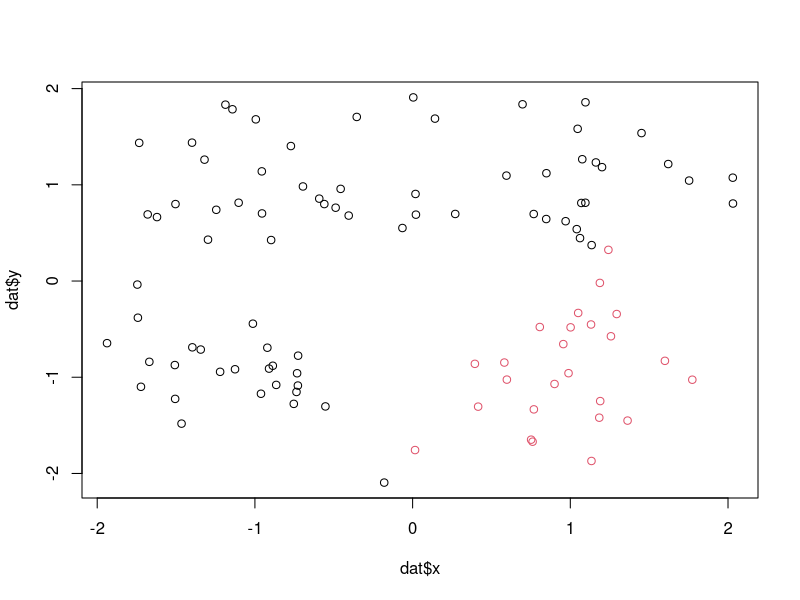
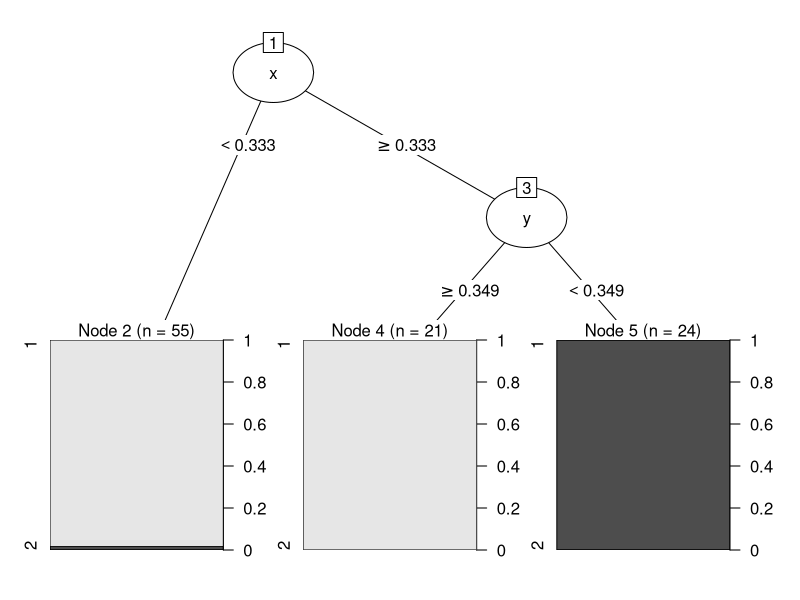
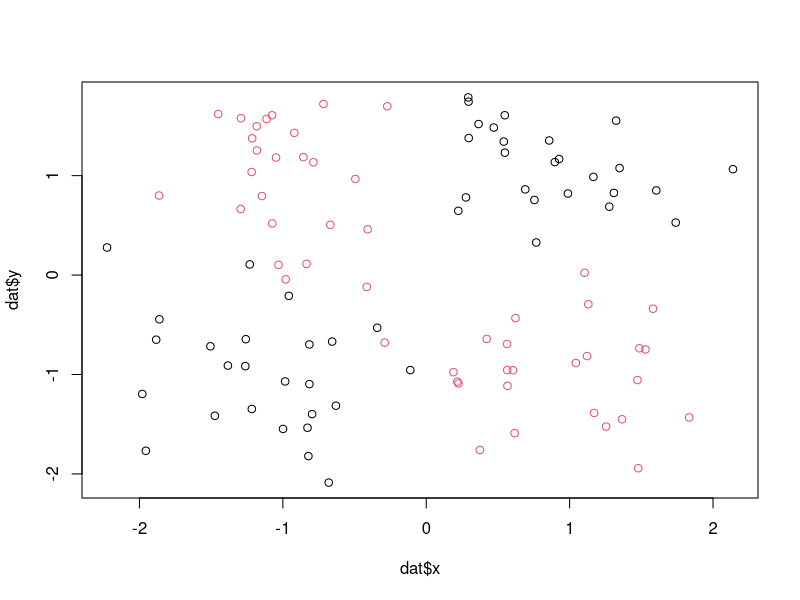
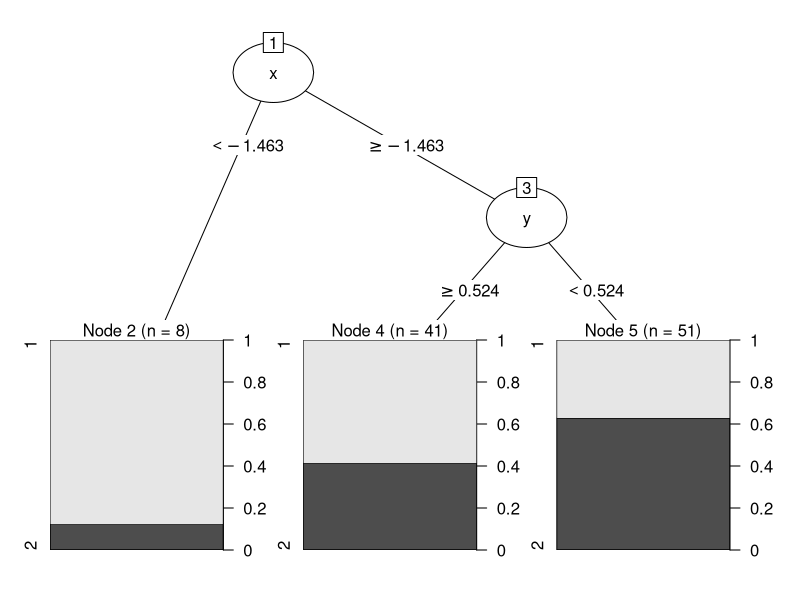

Reproduce these figures in R, in order.
## ---- chunk 1
dat <- read.csv("./data/split_demo.csv", fileEncoding = "utf-8")
dat$label <- as.factor(dat$label)
head(x = dat, n = 5)
## ---- chunk 2
plot(dat$x, dat$y, col = dat$label)
## ---- chunk 3
library(rpart)
result <- rpart(formula = label ~ x + y, 
                data = dat, 
                method = "class", 
                control = rpart.control(maxdepth = 2, 
                                        minsplit = 20, 
                                        minbucket = 5))
result
## ---- chunk 4
library(partykit)
plot(as.party(result))
## ---- chunk 5
result$variable.importance
## ---- chunk 6
dat <- read.csv("./data/XOR_demo.csv", fileEncoding = "utf-8")
dat$label <- as.factor(dat$label)
head(x = dat, n = 5)
## ---- chunk 7
# この散布図から、事前に適切なif-thenルールを想定してください。
plot(dat$x, dat$y, col = dat$label)
## ---- chunk 8
result <- rpart(formula = label ~ x + y, 
                data = dat, 
                method = "class", 
                control = rpart.control(maxdepth = 2, 
                                        minsplit = 20, 
                                        minbucket = 5))
result
## ---- chunk 9
# 得られた決定木と想定したif-thenルールを比較してみましょう。
plot(as.party(result))
